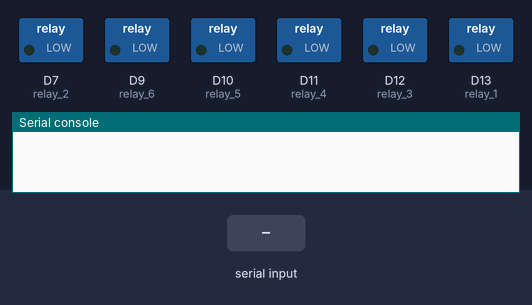
A program run on a simulated CircuitPython board. Parts: switched loads named in the program (green lamp = pin HIGH), the last lines printed to the serial console. The inputs (shaded band) are chosen by the test bench.

Above: at 1.2 s.
1.3 s: "1" typed at the serial console, then Enter
At 1.9 s:
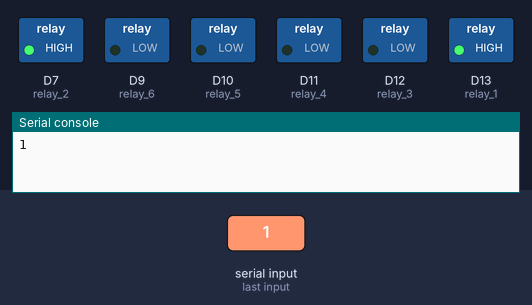
2.8 s: "3" typed at the serial console, then Enter
At 4.0 s:
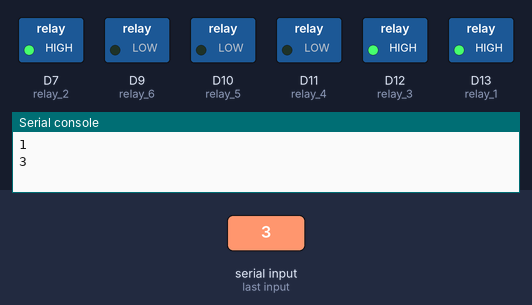
4.3 s: "2" typed at the serial console, then Enter
At 5.4 s:
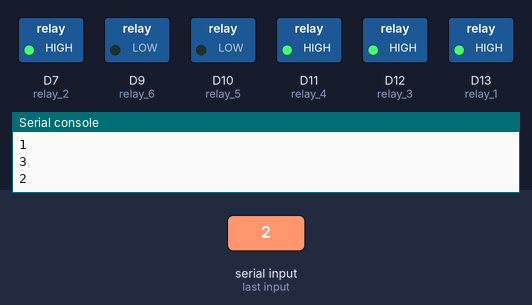
5.8 s: "5" typed at the serial console, then Enter
At 6.5 s:
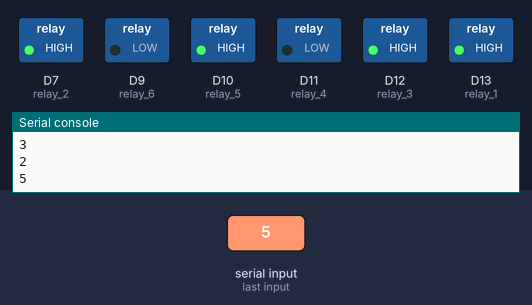
7.3 s: "4" typed at the serial console, then Enter
At 7.7 s:
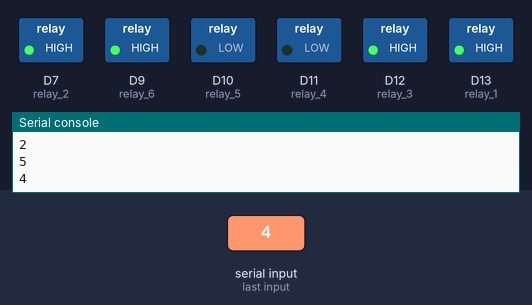
8.8 s: "0" typed at the serial console, then Enter
At 10.0 s:
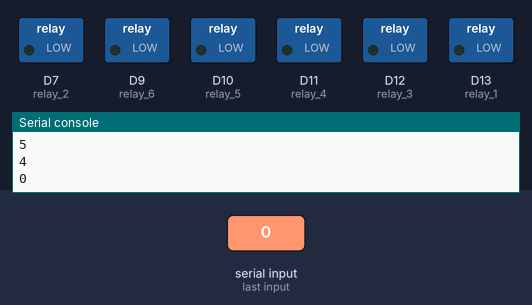
Timing chart, 0 to 11.3 s (numbered marks = the images above; inputs shaded):
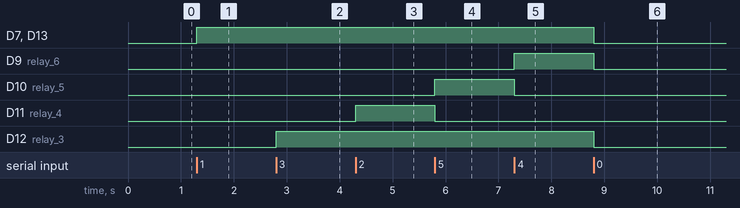

The program:

main.py
```python
"""Orion Star A215 Conductivity Electrode 5 Channel Multiplexer"""
from time import sleep
import board
import microcontroller
from digitalio import DigitalInOut, Direction

"""
| Electrode | R1/R2 | R3 | R4 | R5 | R6 |
| --------- | ----- | -- | -- | -- | -- |
| Reference | 0     | 0  | 0  | 0  | 0  |
| GF Pr1    | 1     | 0  | 0  | 0  | 0  |
| GF Pr3    | 1     | 1  | 0  | 0  | 0  |
| GF Pr2    | 1     | 1  | 1  | 0  | 0  |
| GF Pr4    | 1     | 1  | 0  | 1  | 0  |
| GF Pr5    | 1     | 1  | 0  | 0  | 1  |
"""

# Relays Setup
relay_1 = DigitalInOut(board.D13)
relay_1.direction = Direction.OUTPUT
relay_2 = DigitalInOut(board.D7)
relay_2.direction = Direction.OUTPUT
relay_3 = DigitalInOut(board.D12)
relay_3.direction = Direction.OUTPUT
relay_4 = DigitalInOut(board.D11)
relay_4.direction = Direction.OUTPUT
relay_5 = DigitalInOut(board.D10)
relay_5.direction = Direction.OUTPUT
relay_6 = DigitalInOut(board.D9)
relay_6.direction = Direction.OUTPUT

relay_1.value = False
relay_2.value = False
relay_3.value = False
relay_4.value = False
relay_5.value = False
relay_6.value = False

# Main Loop
while True:
    # Start by waiting for a command
    command = input('')

    if command.lower() == '0':
        relay_1.value = False
        relay_2.value = False
        relay_3.value = False
        relay_4.value = False
        relay_5.value = False
        relay_6.value = False
    elif command.lower() == '1':
        relay_1.value = True
        relay_2.value = True
        relay_3.value = False
        relay_4.value = False
        relay_5.value = False
        relay_6.value = False
    elif command.lower() == '3':
        relay_1.value = True
        relay_2.value = True
        relay_3.value = True
        relay_4.value = False
        relay_5.value = False
        relay_6.value = False
    elif command.lower() == '2':
        relay_1.value = True
        relay_2.value = True
        relay_3.value = True
        relay_4.value = True
        relay_5.value = False
        relay_6.value = False
    elif command.lower() == '5':
        relay_1.value = True
        relay_2.value = True
        relay_3.value = True
        relay_4.value = False
        relay_5.value = True
        relay_6.value = False
    elif command.lower() == '4':
        relay_1.value = True
        relay_2.value = True
        relay_3.value = True
        relay_4.value = False
        relay_5.value = False
        relay_6.value = True
```

Measured:
- after the input at 1.3 s, D7 (relay_2), D13 (relay_1): LOW → HIGH at once
- after the input at 2.8 s, D12 (relay_3): LOW → HIGH at once
- after the input at 4.3 s, D11 (relay_4): LOW → HIGH at once
- after the input at 5.8 s, D10 (relay_5): LOW → HIGH at once; D11 (relay_4): HIGH → LOW at once
- after the input at 7.3 s, D9 (relay_6): LOW → HIGH at once; D10 (relay_5): HIGH → LOW at once
- after the input at 8.8 s, D7 (relay_2), D9 (relay_6), D12 (relay_3), D13 (relay_1): HIGH → LOW at once
